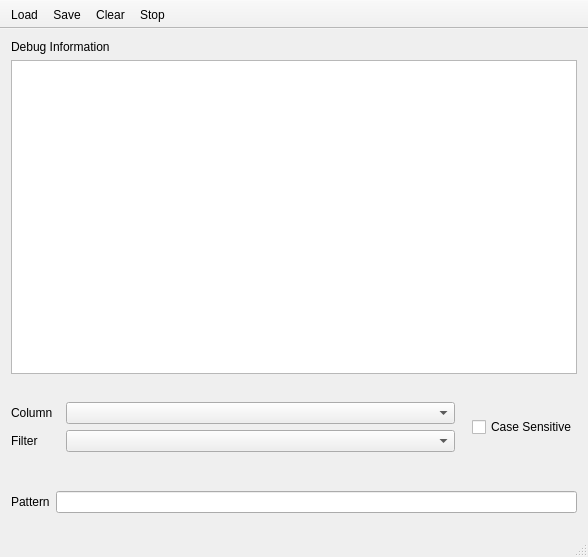
<?xml version="1.0" encoding="UTF-8"?>
<ui version="4.0">
 <class>MegaDebugServer</class>
 <widget class="QMainWindow" name="MegaDebugServer">
  <property name="geometry">
   <rect>
    <x>0</x>
    <y>0</y>
    <width>588</width>
    <height>557</height>
   </rect>
  </property>
  <property name="windowTitle">
   <string>MegaDebugServer</string>
  </property>
  <widget class="QWidget" name="centralWidget">
   <layout class="QVBoxLayout" name="verticalLayout_2">
    <item>
     <widget class="QLabel" name="label_4">
      <property name="text">
       <string>Debug Information</string>
      </property>
     </widget>
    </item>
    <item>
     <widget class="QTreeView" name="messagesTreeView">
      <property name="sizePolicy">
       <sizepolicy hsizetype="Expanding" vsizetype="Expanding">
        <horstretch>0</horstretch>
        <verstretch>0</verstretch>
       </sizepolicy>
      </property>
      <property name="editTriggers">
       <set>QAbstractItemView::NoEditTriggers</set>
      </property>
      <property name="alternatingRowColors">
       <bool>true</bool>
      </property>
      <property name="indentation">
       <number>20</number>
      </property>
      <property name="wordWrap">
       <bool>true</bool>
      </property>
      <attribute name="headerVisible">
       <bool>true</bool>
      </attribute>
     </widget>
    </item>
    <item>
     <widget class="QWidget" name="widget_2" native="true">
      <layout class="QHBoxLayout" name="horizontalLayout">
       <property name="leftMargin">
        <number>0</number>
       </property>
       <property name="rightMargin">
        <number>0</number>
       </property>
       <item>
        <widget class="QWidget" name="widget_3" native="true">
         <layout class="QVBoxLayout" name="verticalLayout">
          <property name="leftMargin">
           <number>0</number>
          </property>
          <item>
           <layout class="QHBoxLayout" name="horizontalLayout_3">
            <item>
             <widget class="QLabel" name="label_3">
              <property name="minimumSize">
               <size>
                <width>49</width>
                <height>0</height>
               </size>
              </property>
              <property name="text">
               <string>Column</string>
              </property>
              <property name="buddy">
               <cstring>columnComboBox</cstring>
              </property>
             </widget>
            </item>
            <item>
             <widget class="QComboBox" name="columnComboBox">
              <property name="sizePolicy">
               <sizepolicy hsizetype="Expanding" vsizetype="Fixed">
                <horstretch>0</horstretch>
                <verstretch>0</verstretch>
               </sizepolicy>
              </property>
             </widget>
            </item>
           </layout>
          </item>
          <item>
           <layout class="QHBoxLayout" name="horizontalLayout_2">
            <item>
             <widget class="QLabel" name="label_2">
              <property name="minimumSize">
               <size>
                <width>49</width>
                <height>0</height>
               </size>
              </property>
              <property name="text">
               <string>Filter</string>
              </property>
              <property name="buddy">
               <cstring>filterTypeComboBox</cstring>
              </property>
             </widget>
            </item>
            <item>
             <widget class="QComboBox" name="filterTypeComboBox">
              <property name="sizePolicy">
               <sizepolicy hsizetype="Expanding" vsizetype="Fixed">
                <horstretch>0</horstretch>
                <verstretch>0</verstretch>
               </sizepolicy>
              </property>
             </widget>
            </item>
           </layout>
          </item>
         </layout>
        </widget>
       </item>
       <item>
        <widget class="QCheckBox" name="caseSensitivecheckBox">
         <property name="text">
          <string>Case Sensitive</string>
         </property>
        </widget>
       </item>
      </layout>
     </widget>
    </item>
    <item>
     <widget class="QWidget" name="widget" native="true">
      <layout class="QHBoxLayout" name="horizontalLayout_4">
       <property name="leftMargin">
        <number>0</number>
       </property>
       <property name="rightMargin">
        <number>0</number>
       </property>
       <item>
        <widget class="QLabel" name="label">
         <property name="text">
          <string>Pattern</string>
         </property>
         <property name="buddy">
          <cstring>filterPatternLineEdit</cstring>
         </property>
        </widget>
       </item>
       <item>
        <widget class="QLineEdit" name="filterPatternLineEdit"/>
       </item>
      </layout>
     </widget>
    </item>
   </layout>
   <zorder>messagesTreeView</zorder>
   <zorder>widget_2</zorder>
   <zorder>label_4</zorder>
   <zorder>widget</zorder>
  </widget>
  <widget class="QStatusBar" name="statusBar"/>
  <widget class="QToolBar" name="toolBar">
   <property name="windowTitle">
    <string>toolBar</string>
   </property>
   <property name="movable">
    <bool>false</bool>
   </property>
   <attribute name="toolBarArea">
    <enum>TopToolBarArea</enum>
   </attribute>
   <attribute name="toolBarBreak">
    <bool>false</bool>
   </attribute>
   <addaction name="actionLoad"/>
   <addaction name="actionSave"/>
   <addaction name="actionClear"/>
   <addaction name="actionStop"/>
  </widget>
  <action name="actionSave">
   <property name="text">
    <string>Save</string>
   </property>
   <property name="toolTip">
    <string>Save to file</string>
   </property>
   <property name="shortcut">
    <string>Meta+S</string>
   </property>
  </action>
  <action name="actionLoad">
   <property name="text">
    <string>Load</string>
   </property>
   <property name="toolTip">
    <string>Load Log File</string>
   </property>
   <property name="shortcut">
    <string>Meta+L</string>
   </property>
  </action>
  <action name="actionClear">
   <property name="text">
    <string>Clear</string>
   </property>
  </action>
  <action name="actionStop">
   <property name="text">
    <string>Stop</string>
   </property>
  </action>
 </widget>
 <layoutdefault spacing="6" margin="11"/>
 <resources/>
 <connections/>
</ui>
